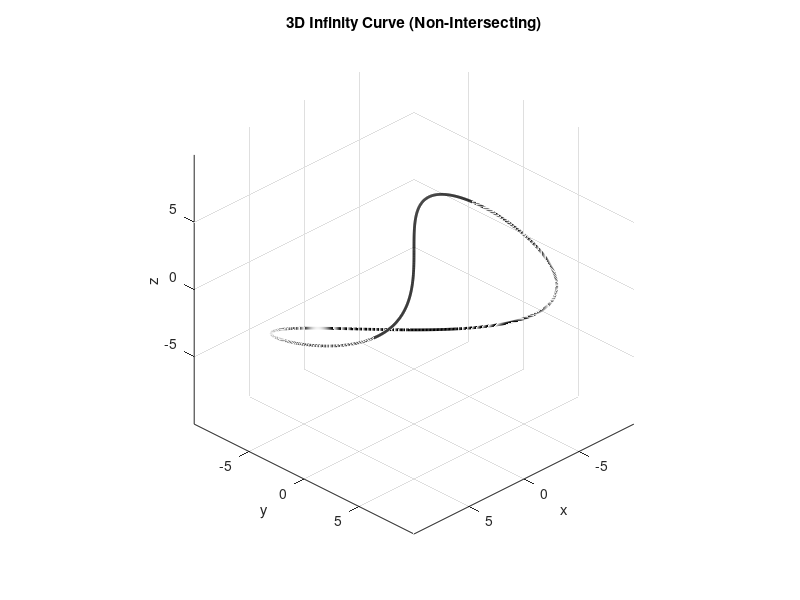

Reproduce this figure in MATLAB. (Note: this script raises an error after producing the figure.)
clc, clear, close all

% Parameter
t = linspace(0, 2*pi, 1000);  % parametric variable

% Parameters to control shape
a = 10;      % major amplitude (horizontal)
b = 5;    % vertical amplitude
c = 3;    % depth amplitude (3D deviation)

% Parametric equations for 3D figure-eight curve
x = a * sin(t);
y = b * sin(2*t);
z = c * cos(t);

% Plot
figure;
plot3(x, y, z, 'k', 'LineWidth', 2);
    grid on; axis equal;
    xlabel('x'); ylabel('y'); zlabel('z');
    title('3D Infinity Curve (Non-Intersecting)');
    view(135, 30); % adjust view angle for clarity
    hold on

t_s = sym("t_s","real");

xs = a * sin(t_s);
ys = b * sin(2*t_s);
zs = c * cos(t_s);

r = [xs, ys, zs]';
r_d = diff(r, t_s);

ts = r_d / norm(r_d);

ts_d = simplify(diff(ts, t_s));

ns = simplify(ts_d / norm(ts_d));

bs = simplify(cross(ts, ns));

for i = -10000:5:10000
    cla;
    plot3(x, y, z, 'k', 'LineWidth', 2);

    ts_e = i * 2*pi / 1000;
    p = double(subs(r, t_s, ts_e));
    
    try
        tic
        t = double(subs(ts, t_s, ts_e));
        n = double(subs(ns, t_s, ts_e));
        b = double(subs(bs, t_s, ts_e));
        toc
    end
    
    pt = [p, p + t];
    pn = [p, p + n];
    pb = [p, p + b];

    plot3(pt(1,:), pt(2,:), pt(3,:), 'LineWidth', 2, 'Color', 'r');
    plot3(pn(1,:), pn(2,:), pn(3,:), 'LineWidth', 2, 'Color', 'g');
    plot3(pb(1,:), pb(2,:), pb(3,:), 'LineWidth', 2, 'Color', 'b');
    drawnow
    toc
end
